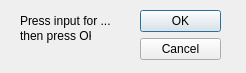
<?xml version="1.0" encoding="UTF-8"?>
<ui version="4.0">
 <class>Dialog</class>
 <widget class="QDialog" name="Dialog">
  <property name="geometry">
   <rect>
    <x>0</x>
    <y>0</y>
    <width>246</width>
    <height>73</height>
   </rect>
  </property>
  <property name="windowTitle">
   <string>Dialog</string>
  </property>
  <widget class="QDialogButtonBox" name="buttonBox">
   <property name="geometry">
    <rect>
     <x>140</x>
     <y>10</y>
     <width>81</width>
     <height>241</height>
    </rect>
   </property>
   <property name="orientation">
    <enum>Qt::Vertical</enum>
   </property>
   <property name="standardButtons">
    <set>QDialogButtonBox::Cancel|QDialogButtonBox::Ok</set>
   </property>
  </widget>
  <widget class="QLabel" name="label">
   <property name="geometry">
    <rect>
     <x>20</x>
     <y>10</y>
     <width>91</width>
     <height>21</height>
    </rect>
   </property>
   <property name="text">
    <string>Press input for ...</string>
   </property>
  </widget>
  <widget class="QLabel" name="label_2">
   <property name="geometry">
    <rect>
     <x>20</x>
     <y>25</y>
     <width>71</width>
     <height>21</height>
    </rect>
   </property>
   <property name="text">
    <string>then press OK</string>
   </property>
  </widget>
 </widget>
 <resources/>
 <connections>
  <connection>
   <sender>buttonBox</sender>
   <signal>accepted()</signal>
   <receiver>Dialog</receiver>
   <slot>accept()</slot>
   <hints>
    <hint type="sourcelabel">
     <x>248</x>
     <y>254</y>
    </hint>
    <hint type="destinationlabel">
     <x>157</x>
     <y>274</y>
    </hint>
   </hints>
  </connection>
  <connection>
   <sender>buttonBox</sender>
   <signal>rejected()</signal>
   <receiver>Dialog</receiver>
   <slot>reject()</slot>
   <hints>
    <hint type="sourcelabel">
     <x>316</x>
     <y>260</y>
    </hint>
    <hint type="destinationlabel">
     <x>286</x>
     <y>274</y>
    </hint>
   </hints>
  </connection>
 </connections>
</ui>
